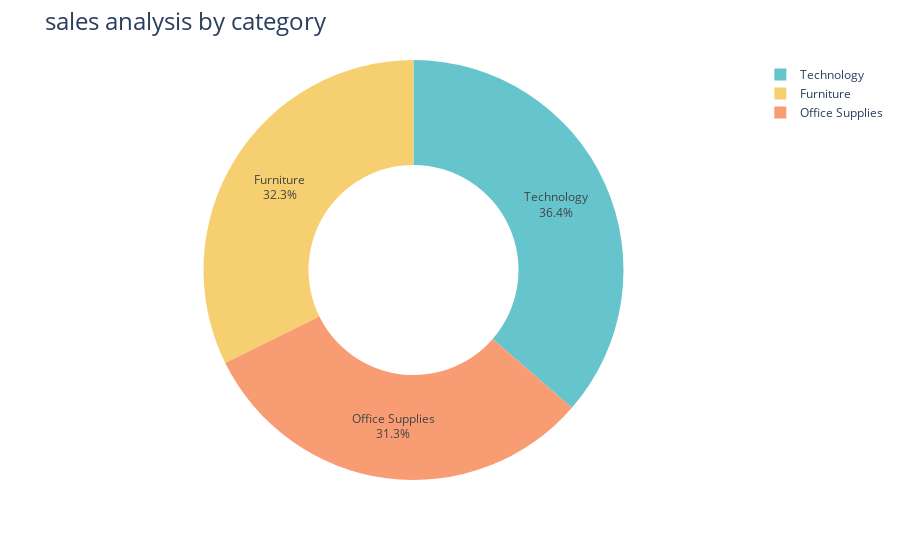

The notebook cell this image was saved under:
### Code cell
sales_by_category=data.groupby('Category')['Sales'].sum().reset_index()
fig=px.pie(sales_by_category, values='Sales', names='Category', hole=0.5, color_discrete_sequence=px.colors.qualitative.Pastel)
fig.update_traces(textposition="inside", textinfo="percent+label")
fig.update_layout(title_text="sales analysis by category", title_font=dict(size=24))
fig.show()

### Figure 1 — Plotly figure (JSON) as saved in the notebook; plotly's stock layout.template omitted (floating-point values rounded to 4 significant figures)
{"data": [{"domain": {"x": [0, 1], "y": [0, 1]}, "hole": 0.5, "hovertemplate": "Category=%{label}<br>Sales=%{value}<extra></extra>", "labels": ["Furniture", "Office Supplies", "Technology"], "legendgroup": "", "name": "", "showlegend": true, "textinfo": "percent+label", "textposition": "inside", "type": "pie", "values": [742000.0, 719000.0, 836200.0]}], "layout": {"autosize": true, "legend": {"tracegroupgap": 0}, "margin": {"t": 60}, "piecolorway": ["rgb(102, 197, 204)", "rgb(246, 207, 113)", "rgb(248, 156, 116)", "rgb(220, 176, 242)", "rgb(135, 197, 95)", "rgb(158, 185, 243)", "rgb(254, 136, 177)", "rgb(201, 219, 116)", "rgb(139, 224, 164)", "rgb(180, 151, 231)", "rgb(179, 179, 179)"], "title": {"font": {"size": 24}, "text": "sales analysis by category"}}}
